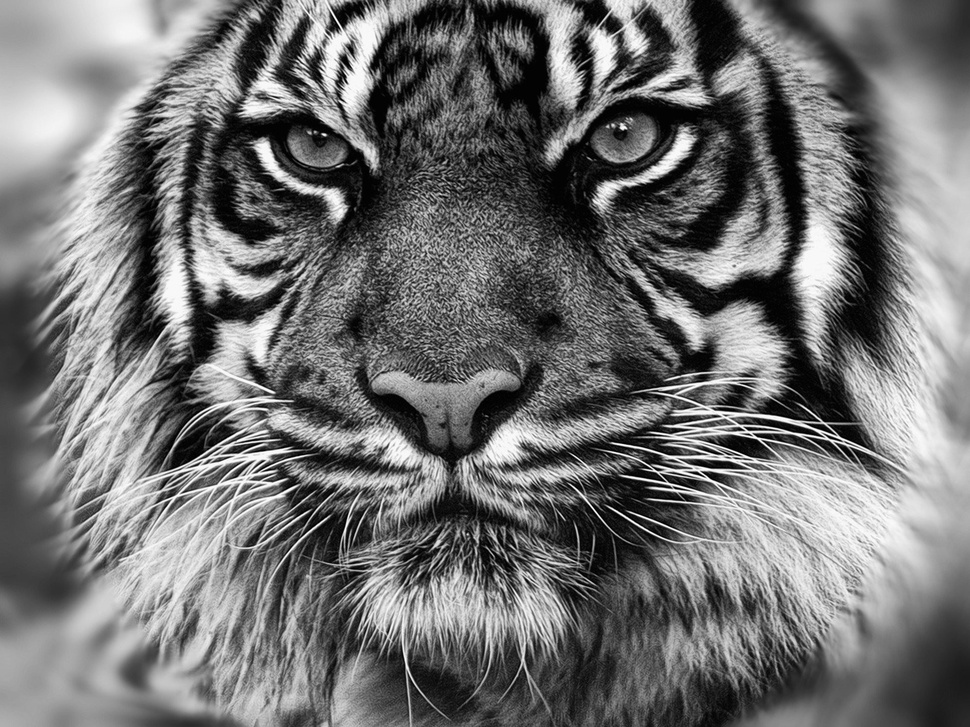
#> input picture HW1/tiger.jpg, 970 x 727 px, shrunk from 1920 x 1440 before the run
$ python ImgReconstruction.py
#> lines starting #> are read from the running program, lines starting #| are printed output that depends on the picture
# Image Reconstruction using Singular Value Decomposition
# Justin Heyer

import numpy as np
import matplotlib.pyplot as plt
from PIL import Image

# Bring image in and make it greyscale
img_link = './tiger.jpg'
greyscale_img = Image.open(img_link).convert("L")

U, singular_vals, V_transpose = np.linalg.svd(greyscale_img, full_matrices=False)
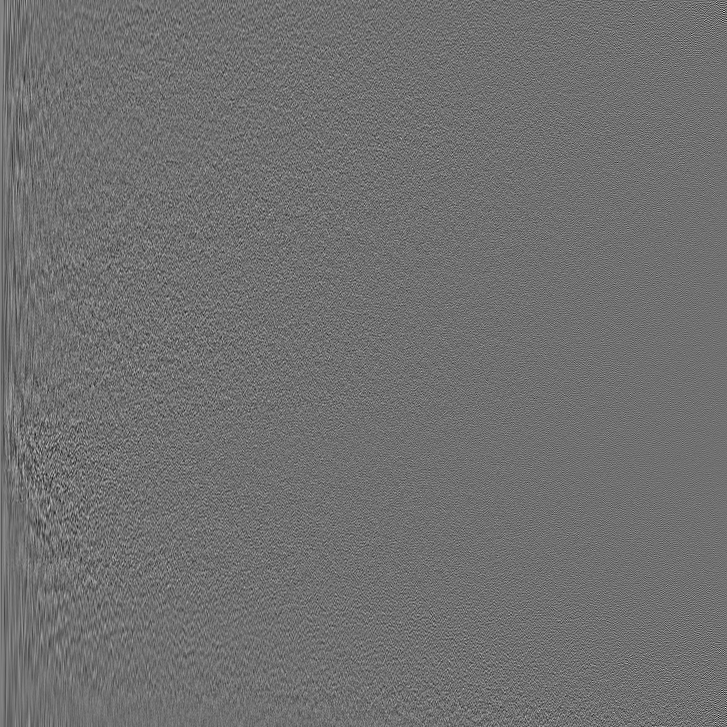
#> U: shape (727, 727) float64; min -0.248, max 0.313, mean 5.15e-05; drawn with min black and max white
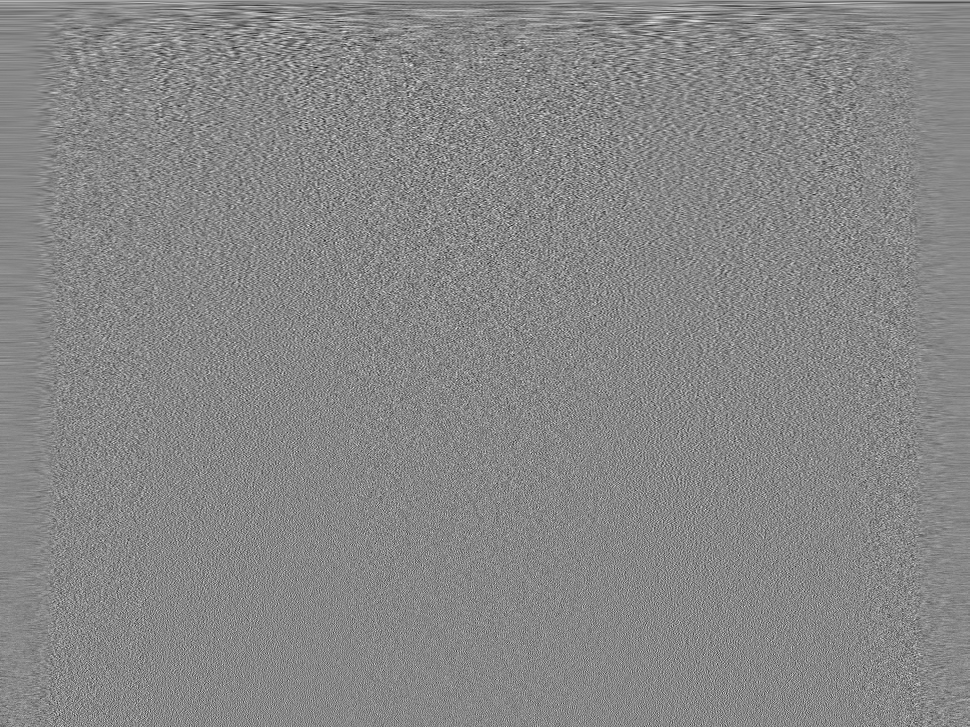
#> V_transpose: shape (727, 970) float64; min -0.194, max 0.171, mean 4.08e-05; drawn with min black and max white
#> singular_vals = 727 values, max 99170.4 at index 0, min 13.15 at index 726, mean 1013.9
singular_vals = np.diag(singular_vals)

for k in (1, 5, 10, 20, 40):
    plt.axis('off')
    plt.title("k = " + str(k) + " Singular Values Output")
    # Reconstructing image with k singular values
    reduced_img = U[0:, 0:k] @ singular_vals[0:k, 0:k] @ V_transpose[0:k, 0:]
    plt.imshow(reduced_img, cmap='gray', vmin=0, vmax=255)
    plt.show()
#> this loop made 5 passes
#> pass 1, `reduced_img = U[0:, 0:k] @ singular_vals[0:k, 0:k] @ V_transpose[0:k, ..`:
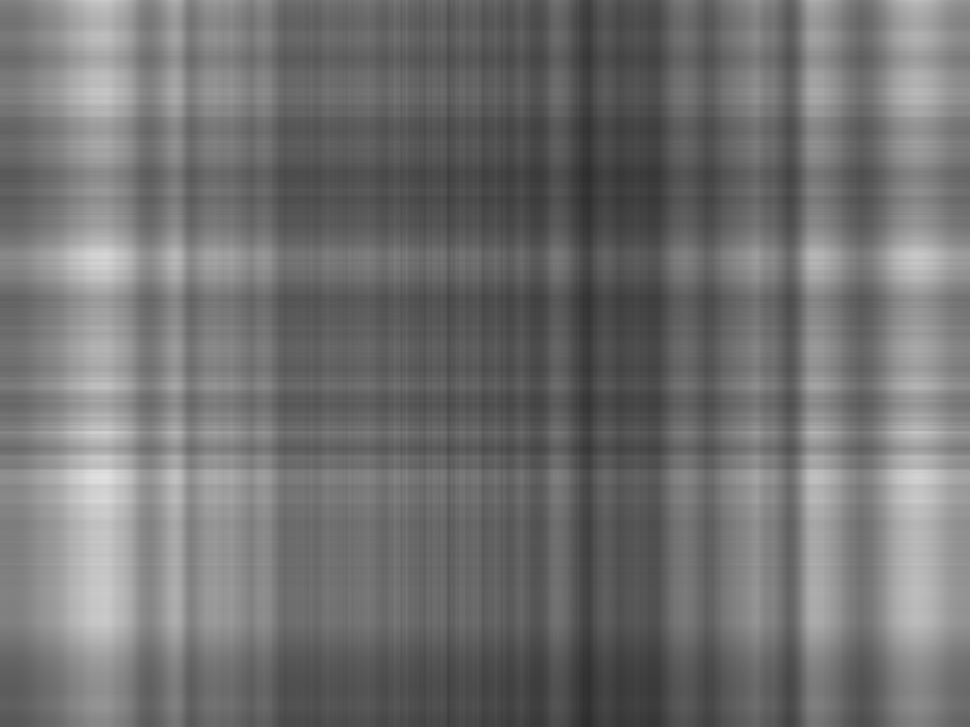
#> reduced_img: shape (727, 970) float64; min 45.01, max 225.8, mean 114.1
#> pass 2, `reduced_img = U[0:, 0:k] @ singular_vals[0:k, 0:k] @ V_transpose[0:k, ..`:
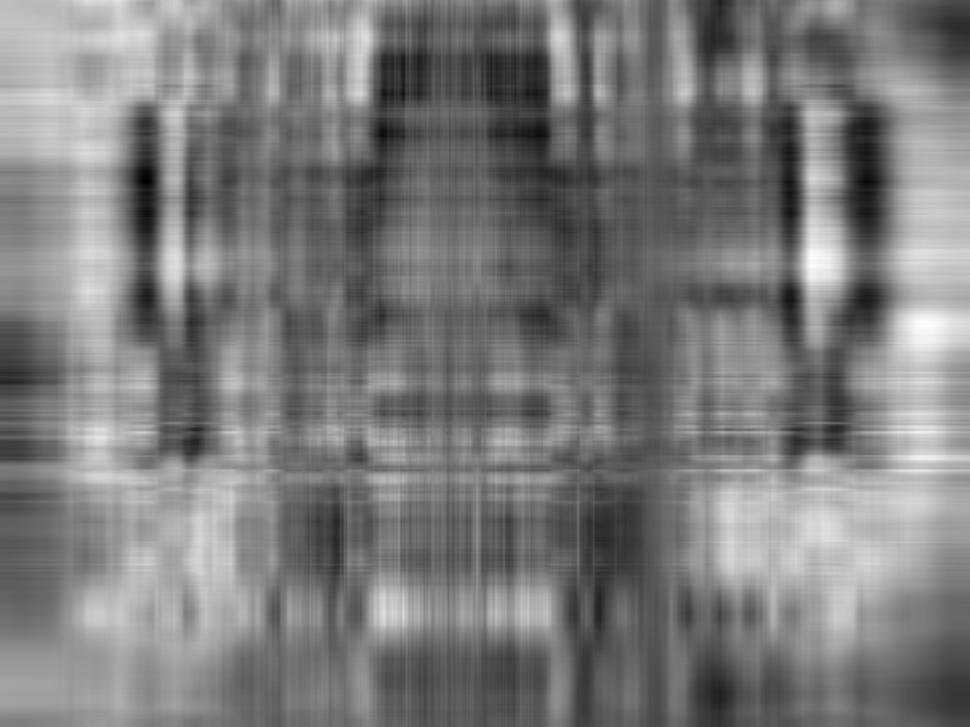
#> reduced_img: shape (727, 970) float64; min -33.24, max 270.8, mean 114; drawn with min black and max white
#> pass 3, `reduced_img = U[0:, 0:k] @ singular_vals[0:k, 0:k] @ V_transpose[0:k, ..`:
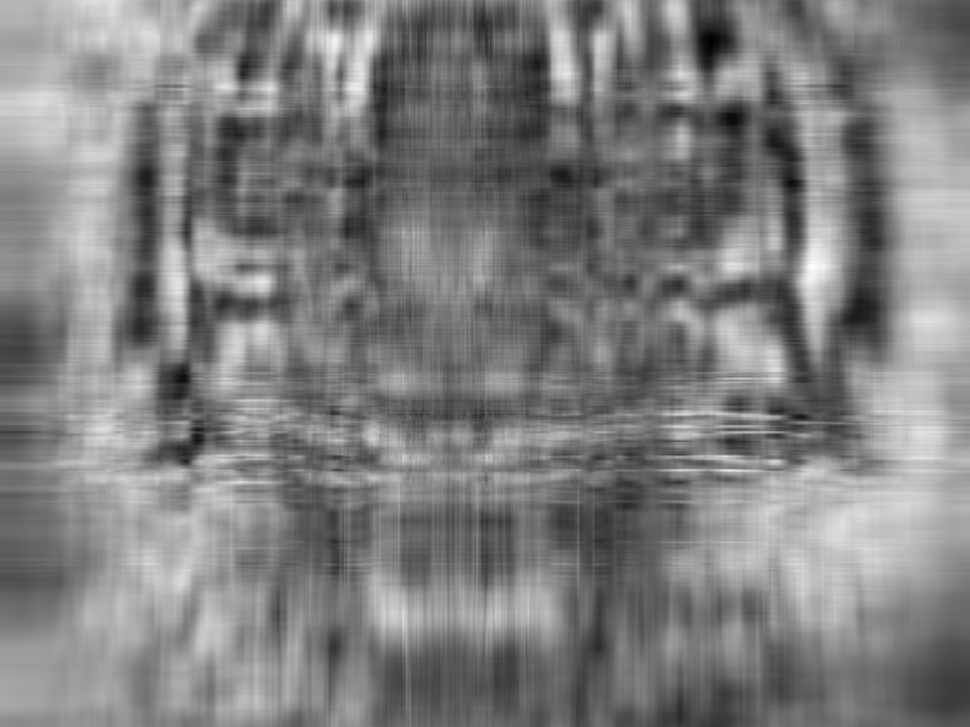
#> reduced_img: shape (727, 970) float64; min -65.95, max 294.2, mean 113.9; drawn with min black and max white
